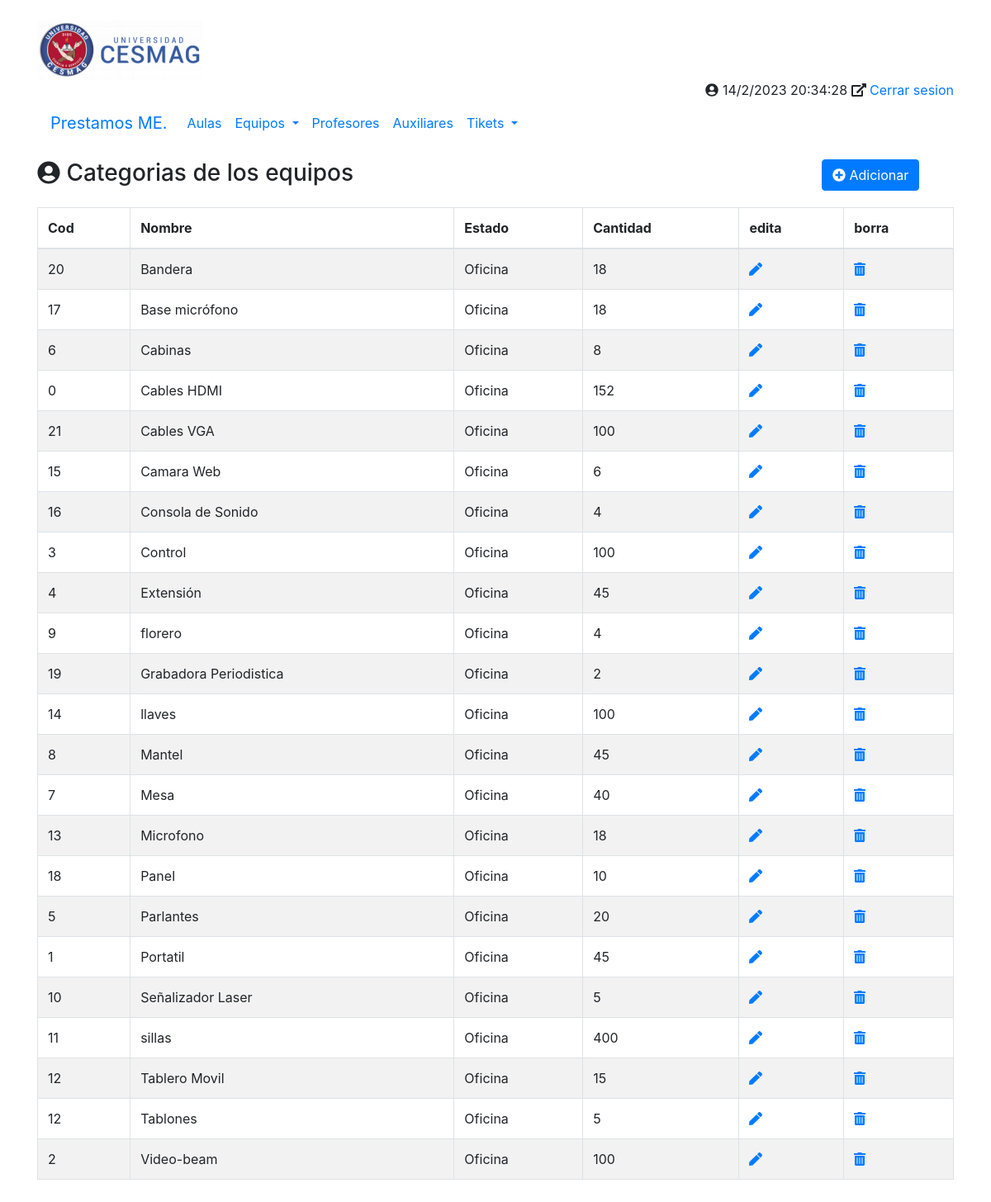
The page /principal.php?opcion=categorias on the database as committed earlier.
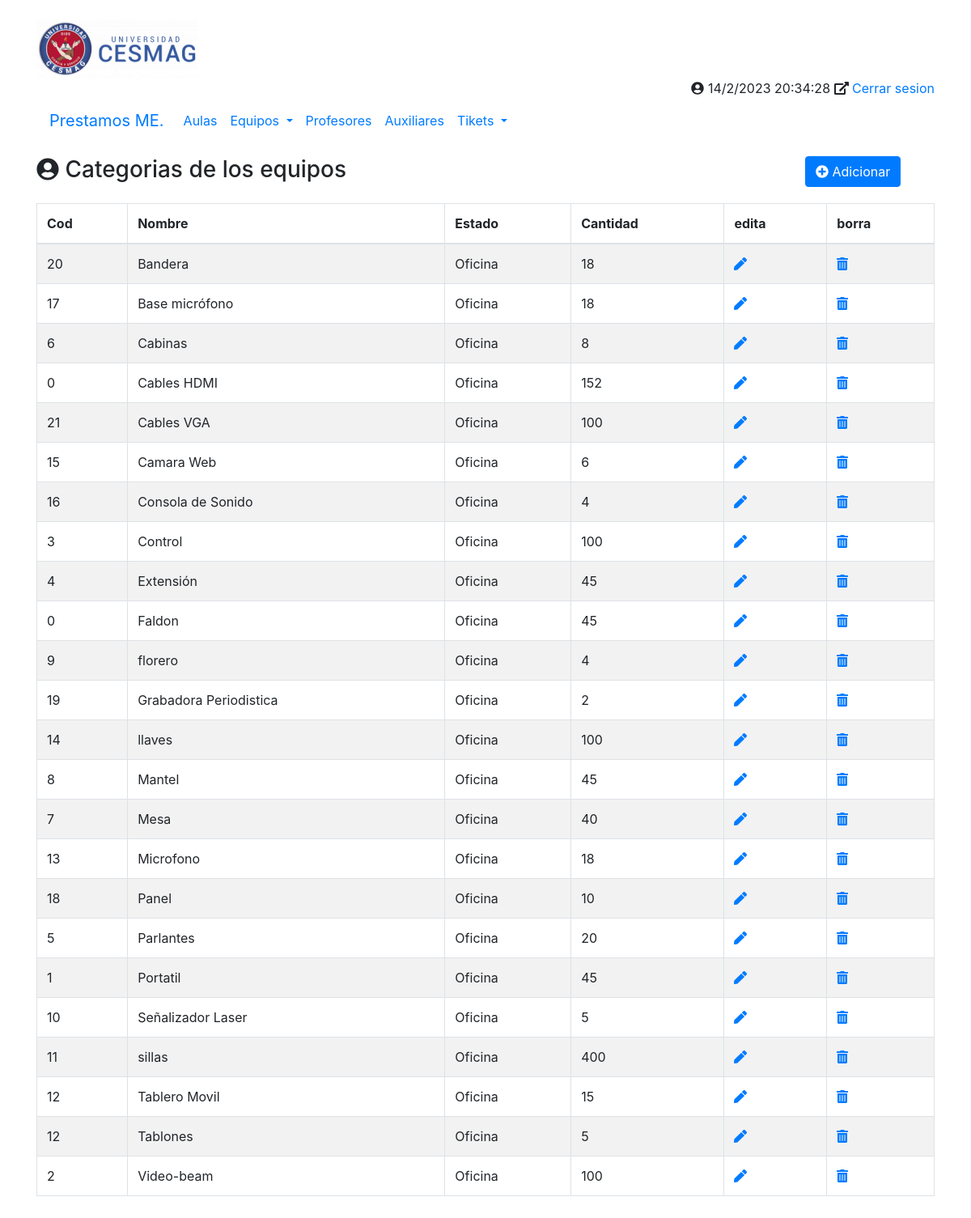
The same page on the database as committed later.
### tables this page shows
CREATE TABLE `tbl_equipos` (
  `cod` int(100) NOT NULL,
  `nombre` varchar(100) NOT NULL,
  `id_estado` int(100) NOT NULL,
  `cantidad` int(100) DEFAULT NULL
);

CREATE TABLE `tbl_estados` (
  `id` int(100) NOT NULL,
  `estado` varchar(100) NOT NULL
);

### php/categoria/todas_categorias.php (the view, shortened to what this page needs)
<div class="row my-3">
	<div class="col-10">
		<h3><i class="fa fa-user-circle"></i> Categorias de los equipos</h3>
	</div>
	<div class="col-2">
		<a href="./principal.php?opcion=categoria-nueva&accion=ADICIONAR&cod=0" class="btn btn-primary" title="Crear un nuevo Contacto">
			<i class="fas fa-plus-circle"></i>
			Adicionar
		</a>
	</div>
</div>
<div class="row my-3">
	<div class="col-12">
		<table id="miTabla" class="table table-striped table-bordered table-hover">
			<thead>
				<tr>
					<th>Cod</th>
					<th>Nombre</th>
					<th>Estado</th>
					<th>Cantidad</th>
					<th>edita</th>
					<th>borra</th>
				</tr>
			</thead>
			<tbody>
				<?php
				$conexion = conectarBD();
				$sSQL = "SELECT *,
					tbl_estados.estado
				FROM
					tbl_equipos
				INNER JOIN tbl_estados ON tbl_equipos.id_estado = tbl_estados.id;";
				$datos = $conexion->query($sSQL);
				foreach ($datos as $fila) :
				?>
					<tr>
						<td><?php echo $fila['cod'];         ?></td>
						<td><?php echo $fila['nombre'];     ?></td>
						<td><?php echo $fila['estado'];  ?></td>
						<td><?php echo $fila['cantidad'];   ?></td>
						<?php
						echo '<td><a href="./principal.php?opcion=editar-categoria&accion=EDITAR&cod=' . $fila['cod'] . '&nombre' . $fila['nombre'] . '" title="Editar el Contacto"><i class="fas fa-pen"></i></a></td>
						<td><a href="./php/categoria/guardar.php?&accion=ELIMINAR&nombre=' . $fila['nombre'] . '" title="Borrarla categoria"><i class="fas fa-trash-alt"></i><a></td>';
						?>
					</tr>
				<?php
				endforeach;
				?>
			</tbody>
		</table>
	</div>
</div>

Rows that differ between the two databases and show on the page:
added tbl_equipos: cod "0", nombre "Faldon", id_estado.estado "Oficina", cantidad "45"
